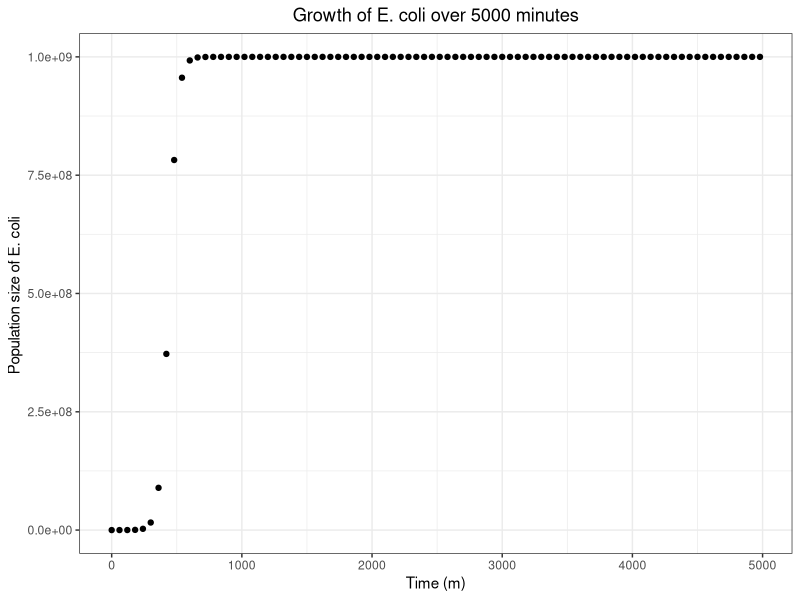
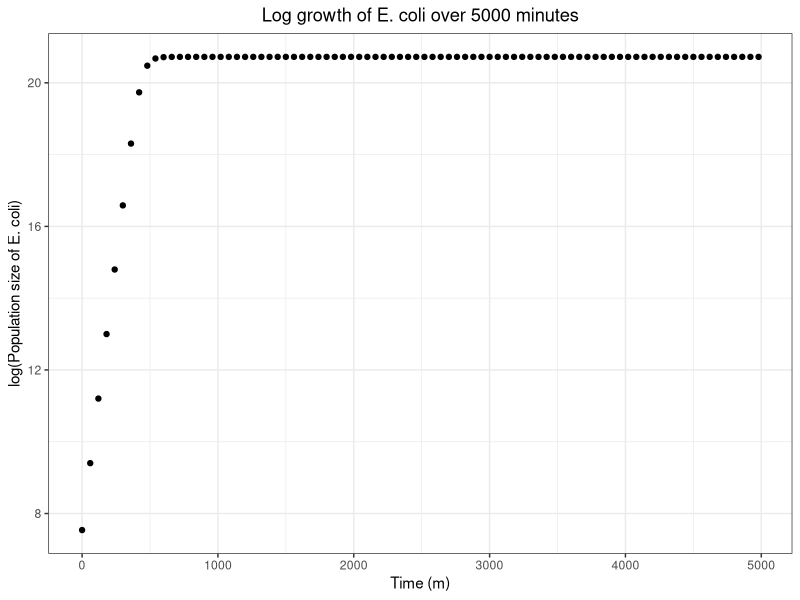

Reproduce these figures in R, in order.
#Script to plot the logistic growth data

growth_data <- read.csv("experiment2.csv") #loading the experiment 2 data 

install.packages("ggplot2") #installing and loading packages to make plots
library(ggplot2)

#plotting a graph of the growth of E. coli over 5000 minutes
growth_plot <- ggplot(data=growth_data, aes(x=t, y=N))+
  geom_point()+
  theme_bw()+
  theme(plot.title = element_text(hjust = 0.5))+
  labs(x="Time (m)", y="Population size of E. coli ", title="Growth of E. coli over 5000 minutes")
growth_plot

#plotting the log growth of E. coli over 5000 minutes
log_growth_plot <- ggplot(data=growth_data, aes(x=t, y=log(N)))+
  geom_point()+
  theme_bw()+
  theme(plot.title = element_text(hjust = 0.5))+
  labs(x="Time (m)", y="log(Population size of E. coli)", title="Log growth of E. coli over 5000 minutes")
log_growth_plot
